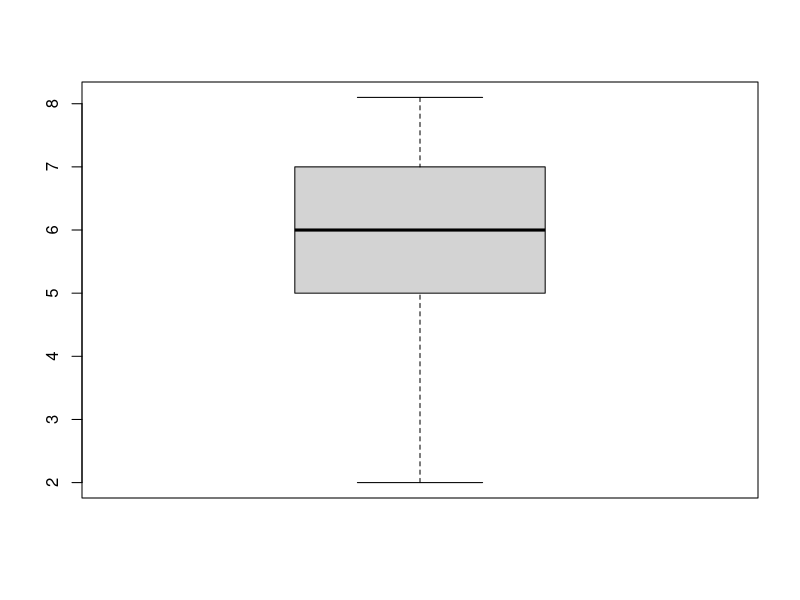

Write R code to recreate this figure.
## HEADER ####
## Who: <YOUR NAME>
## https://dsgarage.netlify.app/
## What: 1.2 Functions and Packages
## Last edited: <DATE TODAY in yyyy-mm-dd format)
####


## CONTENTS ####
## 1.2.1 Function tour
## 1.2.2 Using functions and getting help
## 1.2.3 R packages
## 1.2.4 Finding, downloading and using packages
## 1.2.5 Practice exercises

help(mean)
## 1.2.1 Function tour ####


## 1.2.2 Using functions and getting help ####

## A workflow for using functions ####

## (make pseudocode of steps)
# Overall task: calculate the mean for a vector of numbers
# Step 1: Code the vector of data - c() function
# Step 2: Calculate the mean - mean() function
# Step 3: Plot the data - boxplot()

# Step 1: Code the vector of data - c() function

help(c) # We use this a lot - it "combines" numbers
c(2, 6, 7, 8.1, 5, 6) 

# Step 2: Calculate the mean - mean() function

help(mean) 
# Notice under Usage, the "x" argument
# Notice under Arguments, x is a numeric vector

mean(x = c(2, 6, 7, 8.1, 5, 6)) # Easy

# Step 3: Plot the data - boxplot()

help(boxplot) # x again!
boxplot(x = c(2, 6, 7, 8.1, 5, 6))

# Challenge 1: Add a title to you boxplot using the argument "main"
# Challenge 2: Add an axis label to the y-axis - can you find the argument?


## 1.2.3 R packages ####



## 1.2.4 Finding, downloading and using packages ####



## 1.2.5 Practice exercises ####



